Frame 1 (no input): blank canvas, image omitted
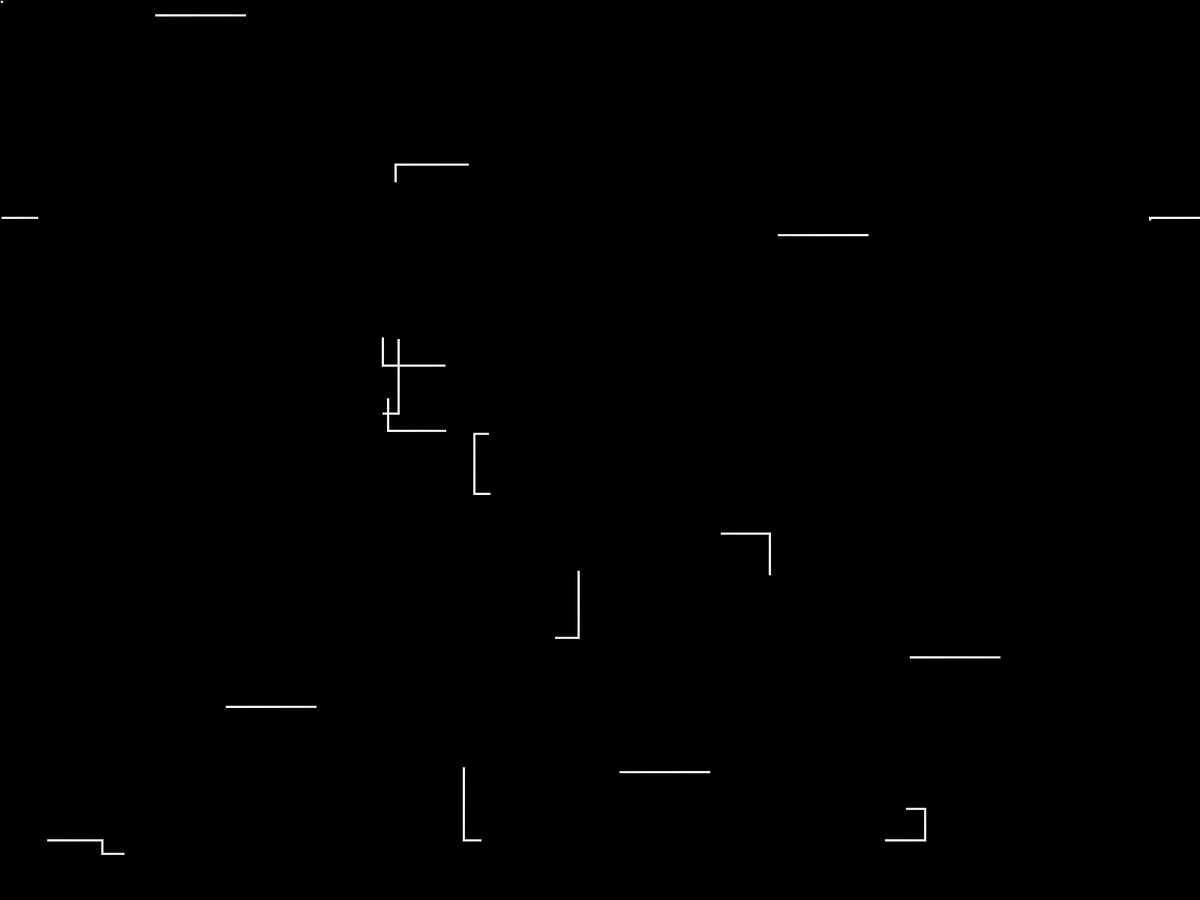
Frame 60 (the mouse pressed at the canvas centre just before this capture)
Frame 120 (the mouse held since frame 60 and released just before this capture): blank canvas, image omitted

The Processing sketch that drew this single still picture (run headless with seeded random() and noise(); from frame 60 on, the mouse is pressed at the canvas centre):

// Processing sketch: forfun_wallpaper1
// ── forfun_wallpaper1.pde
ghost[] gs;

void setup(){
  fullScreen();
  smooth();
  gs=new ghost[GHOST_COUNT];
  for(int i=0;i<GHOST_COUNT;++i){
    gs[i]=new ghost();
  }
  noStroke();
}

void draw(){
  if(mousePressed){
    for(int i=0;i<GHOST_COUNT;++i){
      gs[i]=new ghost();
    }
    background(0);
    return;
  }
  background(0);
  for(int i=0;i<GHOST_COUNT;++i){
    gs[i].move();
    gs[i].display();
  }
}
// ── ghost.pde
int rand_num;
final int GHOST_BODY_COUNT=360;
final int GHOST_COUNT=16;
final int BLOCK_CORE_OFFSET=1;
final int BLOCK_LENGTH=BLOCK_CORE_OFFSET*2+1;
final int RANDOM_RANGE_MAX=240;
final int RANDOM_RANGE_MIN=60;

int rand(){
  rand_num=int(random(RANDOM_RANGE_MIN, RANDOM_RANGE_MAX));
  return int(random(rand_num));
}

class ghost{
  float x;
  float y;
  int directX;
  int directY;
  int time;
  float[][] body;
  int head_index;
  
  ghost(){
    //x=width/2;
    //y=height/2;
    x=int(random(0,width));
    y=int(random(0,height));
    update_direct();
    time=rand();
    body=new float[GHOST_BODY_COUNT][2];
    head_index=0;
  }
  
  private void update_direct(){
    int r=int(random(2));
    if(r==0) r=-1;
    if(directX==0){
      directX=r;
      directY=0;
    }
    else{
      directY=r;
      directX=0;
    }
    //directX=int(random(3))-1;
    //directY=int(random(3))-1;
  }
  
  private void update_body(){
    ++head_index;
    if(head_index==GHOST_BODY_COUNT) head_index=0;
    body[head_index][0]=x;
    body[head_index][1]=y;
  }
  
  private void display(){
    int cl;
    for(int i=head_index+1;i<GHOST_BODY_COUNT;++i){
      cl=i-head_index;
      fill(int(map(cl,0,GHOST_BODY_COUNT,60,255)));
      rect(body[i][0]+BLOCK_CORE_OFFSET,body[i][1]+BLOCK_CORE_OFFSET,BLOCK_LENGTH,BLOCK_LENGTH);
      //stroke(int(map(cl,0,GHOST_BODY_COUNT,60,255)));
      //point(body[i][0],body[i][1]);
    }
    for(int i=0;i<=head_index;++i){
      cl=head_index-i;
      fill(int(map(cl,0,GHOST_BODY_COUNT,255,60)));
      rect(body[i][0]+BLOCK_CORE_OFFSET,body[i][1]+BLOCK_CORE_OFFSET,BLOCK_LENGTH,BLOCK_LENGTH);
      //stroke(int(map(cl,0,GHOST_BODY_COUNT,255,60)));
      //point(body[i][0],body[i][1]);
    }
  }
  
  void move(){
    if(time<=0){
      time=rand();
      update_direct();
    }
    
    --time;
    x+=directX*2;
    y+=directY*2;
    if(x>=width) x-=width;
    else if(x<0) x+=width;
    if(y>=height) y-=height;
    else if(y<0) y+=height;
    update_body();
  }
};
